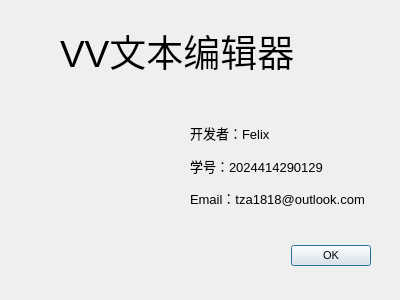
<?xml version="1.0" encoding="UTF-8"?>
<ui version="4.0">
 <class>AboutDialog</class>
 <widget class="QDialog" name="AboutDialog">
  <property name="geometry">
   <rect>
    <x>0</x>
    <y>0</y>
    <width>400</width>
    <height>300</height>
   </rect>
  </property>
  <property name="font">
   <font>
    <pointsize>28</pointsize>
   </font>
  </property>
  <property name="windowTitle">
   <string>Dialog</string>
  </property>
  <widget class="QDialogButtonBox" name="buttonBox">
   <property name="geometry">
    <rect>
     <x>30</x>
     <y>240</y>
     <width>341</width>
     <height>32</height>
    </rect>
   </property>
   <property name="font">
    <font>
     <pointsize>8</pointsize>
    </font>
   </property>
   <property name="orientation">
    <enum>Qt::Orientation::Horizontal</enum>
   </property>
   <property name="standardButtons">
    <set>QDialogButtonBox::StandardButton::Ok</set>
   </property>
  </widget>
  <widget class="QLabel" name="label">
   <property name="geometry">
    <rect>
     <x>60</x>
     <y>10</y>
     <width>261</width>
     <height>81</height>
    </rect>
   </property>
   <property name="text">
    <string>VV文本编辑器</string>
   </property>
  </widget>
  <widget class="QLabel" name="label_5">
   <property name="geometry">
    <rect>
     <x>40</x>
     <y>110</y>
     <width>101</width>
     <height>111</height>
    </rect>
   </property>
   <property name="styleSheet">
    <string notr="true">
border-image: url(:/img/文本编辑_填充.svg);</string>
   </property>
   <property name="text">
    <string/>
   </property>
  </widget>
  <widget class="QWidget" name="">
   <property name="geometry">
    <rect>
     <x>190</x>
     <y>120</y>
     <width>201</width>
     <height>91</height>
    </rect>
   </property>
   <layout class="QVBoxLayout" name="verticalLayout">
    <item>
     <widget class="QLabel" name="label_2">
      <property name="font">
       <font>
        <pointsize>10</pointsize>
       </font>
      </property>
      <property name="text">
       <string>开发者：Felix</string>
      </property>
     </widget>
    </item>
    <item>
     <widget class="QLabel" name="label_3">
      <property name="font">
       <font>
        <pointsize>10</pointsize>
       </font>
      </property>
      <property name="text">
       <string>学号：2024414290129</string>
      </property>
     </widget>
    </item>
    <item>
     <widget class="QLabel" name="label_4">
      <property name="font">
       <font>
        <pointsize>10</pointsize>
       </font>
      </property>
      <property name="text">
       <string>Email：tza1818@outlook.com</string>
      </property>
     </widget>
    </item>
   </layout>
  </widget>
 </widget>
 <resources/>
 <connections>
  <connection>
   <sender>buttonBox</sender>
   <signal>accepted()</signal>
   <receiver>AboutDialog</receiver>
   <slot>accept()</slot>
   <hints>
    <hint type="sourcelabel">
     <x>248</x>
     <y>254</y>
    </hint>
    <hint type="destinationlabel">
     <x>157</x>
     <y>274</y>
    </hint>
   </hints>
  </connection>
  <connection>
   <sender>buttonBox</sender>
   <signal>rejected()</signal>
   <receiver>AboutDialog</receiver>
   <slot>reject()</slot>
   <hints>
    <hint type="sourcelabel">
     <x>316</x>
     <y>260</y>
    </hint>
    <hint type="destinationlabel">
     <x>286</x>
     <y>274</y>
    </hint>
   </hints>
  </connection>
 </connections>
</ui>
